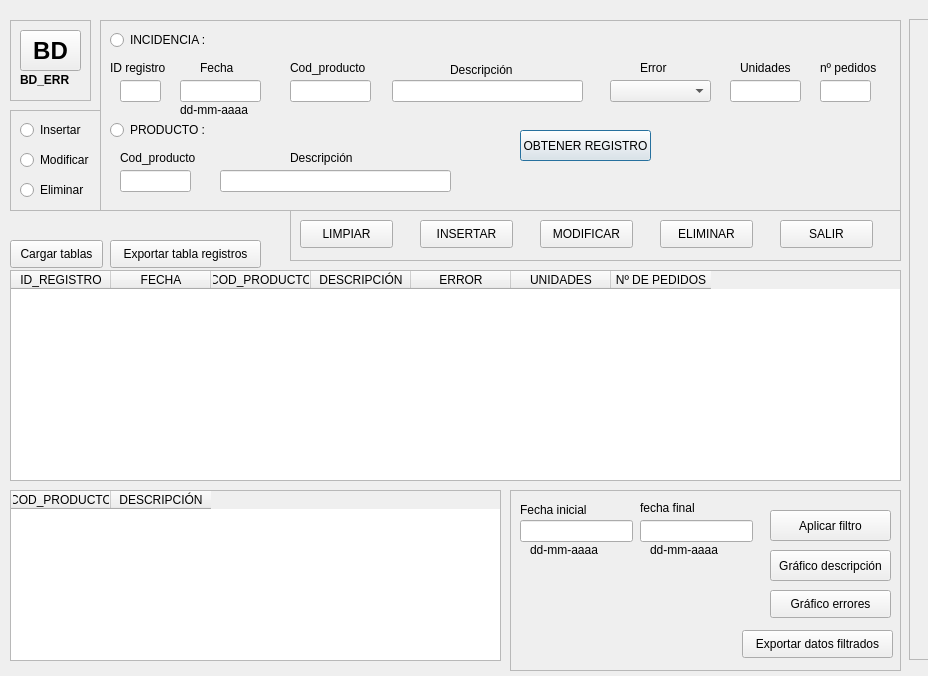
<?xml version="1.0" encoding="UTF-8"?>
<ui version="4.0">
 <class>DIALOG</class>
 <widget class="QDialog" name="DIALOG">
  <property name="geometry">
   <rect>
    <x>0</x>
    <y>0</y>
    <width>928</width>
    <height>676</height>
   </rect>
  </property>
  <property name="windowTitle">
   <string>CONTROL DE INCIDENCIAS</string>
  </property>
  <property name="sizeGripEnabled">
   <bool>false</bool>
  </property>
  <widget class="QFrame" name="frame">
   <property name="geometry">
    <rect>
     <x>10</x>
     <y>110</y>
     <width>91</width>
     <height>101</height>
    </rect>
   </property>
   <property name="frameShape">
    <enum>QFrame::StyledPanel</enum>
   </property>
   <property name="frameShadow">
    <enum>QFrame::Sunken</enum>
   </property>
   <property name="lineWidth">
    <number>10</number>
   </property>
   <widget class="QRadioButton" name="radioButton_insertar">
    <property name="geometry">
     <rect>
      <x>10</x>
      <y>10</y>
      <width>95</width>
      <height>20</height>
     </rect>
    </property>
    <property name="text">
     <string>Insertar </string>
    </property>
   </widget>
   <widget class="QRadioButton" name="radioButton_modificar">
    <property name="geometry">
     <rect>
      <x>10</x>
      <y>40</y>
      <width>95</width>
      <height>20</height>
     </rect>
    </property>
    <property name="text">
     <string>Modificar</string>
    </property>
   </widget>
   <widget class="QRadioButton" name="radioButton_eliminar">
    <property name="geometry">
     <rect>
      <x>10</x>
      <y>70</y>
      <width>95</width>
      <height>20</height>
     </rect>
    </property>
    <property name="text">
     <string>Eliminar</string>
    </property>
   </widget>
  </widget>
  <widget class="QFrame" name="frame_2">
   <property name="geometry">
    <rect>
     <x>100</x>
     <y>20</y>
     <width>801</width>
     <height>191</height>
    </rect>
   </property>
   <property name="frameShape">
    <enum>QFrame::StyledPanel</enum>
   </property>
   <property name="frameShadow">
    <enum>QFrame::Sunken</enum>
   </property>
   <property name="lineWidth">
    <number>10</number>
   </property>
   <widget class="QLineEdit" name="lineEdit_pedidos">
    <property name="geometry">
     <rect>
      <x>720</x>
      <y>60</y>
      <width>51</width>
      <height>22</height>
     </rect>
    </property>
   </widget>
   <widget class="QLabel" name="label_5">
    <property name="geometry">
     <rect>
      <x>640</x>
      <y>40</y>
      <width>55</width>
      <height>16</height>
     </rect>
    </property>
    <property name="text">
     <string>Unidades</string>
    </property>
   </widget>
   <widget class="QLineEdit" name="lineEdit_descripcion">
    <property name="geometry">
     <rect>
      <x>292</x>
      <y>60</y>
      <width>191</width>
      <height>22</height>
     </rect>
    </property>
   </widget>
   <widget class="QLabel" name="label_2">
    <property name="geometry">
     <rect>
      <x>190</x>
      <y>40</y>
      <width>91</width>
      <height>16</height>
     </rect>
    </property>
    <property name="text">
     <string>Cod_producto</string>
    </property>
   </widget>
   <widget class="QLabel" name="label_3">
    <property name="geometry">
     <rect>
      <x>350</x>
      <y>40</y>
      <width>71</width>
      <height>20</height>
     </rect>
    </property>
    <property name="text">
     <string>Descripción</string>
    </property>
   </widget>
   <widget class="QLineEdit" name="lineEdit_fecha">
    <property name="geometry">
     <rect>
      <x>80</x>
      <y>60</y>
      <width>81</width>
      <height>22</height>
     </rect>
    </property>
   </widget>
   <widget class="QComboBox" name="comboBox_error">
    <property name="geometry">
     <rect>
      <x>510</x>
      <y>60</y>
      <width>101</width>
      <height>22</height>
     </rect>
    </property>
   </widget>
   <widget class="QLabel" name="label_6">
    <property name="geometry">
     <rect>
      <x>720</x>
      <y>40</y>
      <width>71</width>
      <height>16</height>
     </rect>
    </property>
    <property name="text">
     <string>nº pedidos</string>
    </property>
   </widget>
   <widget class="QLabel" name="label">
    <property name="geometry">
     <rect>
      <x>100</x>
      <y>40</y>
      <width>55</width>
      <height>16</height>
     </rect>
    </property>
    <property name="text">
     <string>Fecha</string>
    </property>
   </widget>
   <widget class="QLabel" name="label_4">
    <property name="geometry">
     <rect>
      <x>540</x>
      <y>40</y>
      <width>55</width>
      <height>16</height>
     </rect>
    </property>
    <property name="text">
     <string>Error</string>
    </property>
   </widget>
   <widget class="QLineEdit" name="lineEdit_unidades">
    <property name="geometry">
     <rect>
      <x>630</x>
      <y>60</y>
      <width>71</width>
      <height>22</height>
     </rect>
    </property>
   </widget>
   <widget class="QRadioButton" name="radioButton_incidencia">
    <property name="geometry">
     <rect>
      <x>10</x>
      <y>10</y>
      <width>111</width>
      <height>20</height>
     </rect>
    </property>
    <property name="text">
     <string>INCIDENCIA :</string>
    </property>
   </widget>
   <widget class="QLineEdit" name="lineEdit_codproducto">
    <property name="geometry">
     <rect>
      <x>190</x>
      <y>60</y>
      <width>81</width>
      <height>22</height>
     </rect>
    </property>
   </widget>
   <widget class="QLabel" name="label_9">
    <property name="geometry">
     <rect>
      <x>10</x>
      <y>40</y>
      <width>71</width>
      <height>16</height>
     </rect>
    </property>
    <property name="text">
     <string>ID registro</string>
    </property>
   </widget>
   <widget class="QLineEdit" name="lineEdit_indice">
    <property name="geometry">
     <rect>
      <x>20</x>
      <y>60</y>
      <width>41</width>
      <height>22</height>
     </rect>
    </property>
   </widget>
   <widget class="QLabel" name="label_8">
    <property name="geometry">
     <rect>
      <x>190</x>
      <y>130</y>
      <width>81</width>
      <height>16</height>
     </rect>
    </property>
    <property name="text">
     <string>Descripción</string>
    </property>
   </widget>
   <widget class="QLabel" name="label_7">
    <property name="geometry">
     <rect>
      <x>20</x>
      <y>130</y>
      <width>91</width>
      <height>16</height>
     </rect>
    </property>
    <property name="text">
     <string>Cod_producto</string>
    </property>
   </widget>
   <widget class="QLineEdit" name="lineEdit_DESCRIPCION">
    <property name="geometry">
     <rect>
      <x>120</x>
      <y>150</y>
      <width>231</width>
      <height>22</height>
     </rect>
    </property>
   </widget>
   <widget class="QRadioButton" name="radioButton_producto">
    <property name="geometry">
     <rect>
      <x>10</x>
      <y>100</y>
      <width>101</width>
      <height>20</height>
     </rect>
    </property>
    <property name="text">
     <string>PRODUCTO :</string>
    </property>
   </widget>
   <widget class="QLineEdit" name="lineEdit_PRODUCTO">
    <property name="geometry">
     <rect>
      <x>20</x>
      <y>150</y>
      <width>71</width>
      <height>22</height>
     </rect>
    </property>
   </widget>
   <widget class="QPushButton" name="pushButton_obtener">
    <property name="geometry">
     <rect>
      <x>420</x>
      <y>110</y>
      <width>131</width>
      <height>31</height>
     </rect>
    </property>
    <property name="text">
     <string>OBTENER REGISTRO</string>
    </property>
   </widget>
   <widget class="QLabel" name="label_14">
    <property name="geometry">
     <rect>
      <x>80</x>
      <y>80</y>
      <width>81</width>
      <height>20</height>
     </rect>
    </property>
    <property name="text">
     <string>dd-mm-aaaa</string>
    </property>
   </widget>
  </widget>
  <widget class="QFrame" name="frame_4">
   <property name="geometry">
    <rect>
     <x>290</x>
     <y>210</y>
     <width>611</width>
     <height>51</height>
    </rect>
   </property>
   <property name="frameShape">
    <enum>QFrame::StyledPanel</enum>
   </property>
   <property name="frameShadow">
    <enum>QFrame::Sunken</enum>
   </property>
   <property name="lineWidth">
    <number>12</number>
   </property>
   <widget class="QPushButton" name="pushButton_limpiar">
    <property name="geometry">
     <rect>
      <x>10</x>
      <y>10</y>
      <width>93</width>
      <height>28</height>
     </rect>
    </property>
    <property name="text">
     <string>LIMPIAR</string>
    </property>
   </widget>
   <widget class="QPushButton" name="pushButton_ejecutar">
    <property name="geometry">
     <rect>
      <x>130</x>
      <y>10</y>
      <width>93</width>
      <height>28</height>
     </rect>
    </property>
    <property name="text">
     <string>INSERTAR</string>
    </property>
   </widget>
   <widget class="QPushButton" name="pushButton_salir">
    <property name="geometry">
     <rect>
      <x>490</x>
      <y>10</y>
      <width>93</width>
      <height>28</height>
     </rect>
    </property>
    <property name="text">
     <string>SALIR</string>
    </property>
   </widget>
   <widget class="QPushButton" name="pushButton_modif">
    <property name="geometry">
     <rect>
      <x>250</x>
      <y>10</y>
      <width>93</width>
      <height>28</height>
     </rect>
    </property>
    <property name="text">
     <string>MODIFICAR</string>
    </property>
   </widget>
   <widget class="QPushButton" name="pushButton_elim">
    <property name="geometry">
     <rect>
      <x>370</x>
      <y>10</y>
      <width>93</width>
      <height>28</height>
     </rect>
    </property>
    <property name="text">
     <string>ELIMINAR</string>
    </property>
   </widget>
  </widget>
  <widget class="QTableWidget" name="tableWidget_errores">
   <property name="geometry">
    <rect>
     <x>10</x>
     <y>270</y>
     <width>891</width>
     <height>211</height>
    </rect>
   </property>
   <column>
    <property name="text">
     <string>ID_REGISTRO</string>
    </property>
   </column>
   <column>
    <property name="text">
     <string>FECHA</string>
    </property>
   </column>
   <column>
    <property name="text">
     <string>COD_PRODUCTO</string>
    </property>
   </column>
   <column>
    <property name="text">
     <string>DESCRIPCIÓN</string>
    </property>
   </column>
   <column>
    <property name="text">
     <string>ERROR</string>
    </property>
   </column>
   <column>
    <property name="text">
     <string>UNIDADES</string>
    </property>
   </column>
   <column>
    <property name="text">
     <string>Nº DE PEDIDOS</string>
    </property>
   </column>
  </widget>
  <widget class="QTableWidget" name="tableWidget_producto">
   <property name="geometry">
    <rect>
     <x>10</x>
     <y>490</y>
     <width>491</width>
     <height>171</height>
    </rect>
   </property>
   <column>
    <property name="text">
     <string>COD_PRODUCTO</string>
    </property>
   </column>
   <column>
    <property name="text">
     <string>DESCRIPCIÓN</string>
    </property>
   </column>
  </widget>
  <widget class="QFrame" name="frame_5">
   <property name="geometry">
    <rect>
     <x>510</x>
     <y>490</y>
     <width>391</width>
     <height>181</height>
    </rect>
   </property>
   <property name="frameShape">
    <enum>QFrame::StyledPanel</enum>
   </property>
   <property name="frameShadow">
    <enum>QFrame::Sunken</enum>
   </property>
   <property name="lineWidth">
    <number>10</number>
   </property>
   <widget class="QPushButton" name="pushButton_filtro">
    <property name="geometry">
     <rect>
      <x>260</x>
      <y>20</y>
      <width>121</width>
      <height>31</height>
     </rect>
    </property>
    <property name="text">
     <string>Aplicar filtro</string>
    </property>
   </widget>
   <widget class="QLineEdit" name="lineEdit_fechafin">
    <property name="geometry">
     <rect>
      <x>130</x>
      <y>30</y>
      <width>113</width>
      <height>22</height>
     </rect>
    </property>
   </widget>
   <widget class="QLabel" name="label_10">
    <property name="geometry">
     <rect>
      <x>10</x>
      <y>10</y>
      <width>71</width>
      <height>20</height>
     </rect>
    </property>
    <property name="text">
     <string>Fecha inicial</string>
    </property>
   </widget>
   <widget class="QLineEdit" name="lineEdit_fechaini">
    <property name="geometry">
     <rect>
      <x>10</x>
      <y>30</y>
      <width>113</width>
      <height>22</height>
     </rect>
    </property>
   </widget>
   <widget class="QLabel" name="label_11">
    <property name="geometry">
     <rect>
      <x>130</x>
      <y>10</y>
      <width>61</width>
      <height>16</height>
     </rect>
    </property>
    <property name="text">
     <string>fecha final</string>
    </property>
   </widget>
   <widget class="QPushButton" name="pushButton_graf_inc">
    <property name="geometry">
     <rect>
      <x>260</x>
      <y>60</y>
      <width>121</width>
      <height>31</height>
     </rect>
    </property>
    <property name="text">
     <string>Gráfico descripción</string>
    </property>
   </widget>
   <widget class="QPushButton" name="pushButton_graf_err">
    <property name="geometry">
     <rect>
      <x>260</x>
      <y>100</y>
      <width>121</width>
      <height>28</height>
     </rect>
    </property>
    <property name="text">
     <string>Gráfico errores</string>
    </property>
   </widget>
   <widget class="QLabel" name="label_12">
    <property name="geometry">
     <rect>
      <x>20</x>
      <y>50</y>
      <width>91</width>
      <height>20</height>
     </rect>
    </property>
    <property name="text">
     <string>dd-mm-aaaa</string>
    </property>
   </widget>
   <widget class="QLabel" name="label_13">
    <property name="geometry">
     <rect>
      <x>140</x>
      <y>50</y>
      <width>91</width>
      <height>20</height>
     </rect>
    </property>
    <property name="text">
     <string>dd-mm-aaaa</string>
    </property>
   </widget>
   <widget class="QPushButton" name="pushButton_exp_datfilt">
    <property name="geometry">
     <rect>
      <x>232</x>
      <y>140</y>
      <width>151</width>
      <height>28</height>
     </rect>
    </property>
    <property name="text">
     <string>Exportar datos filtrados</string>
    </property>
   </widget>
  </widget>
  <widget class="QPushButton" name="pushButton_cargarTab">
   <property name="geometry">
    <rect>
     <x>10</x>
     <y>240</y>
     <width>93</width>
     <height>28</height>
    </rect>
   </property>
   <property name="text">
    <string>Cargar tablas</string>
   </property>
  </widget>
  <widget class="QFrame" name="frame_3">
   <property name="geometry">
    <rect>
     <x>909</x>
     <y>19</y>
     <width>371</width>
     <height>641</height>
    </rect>
   </property>
   <property name="frameShape">
    <enum>QFrame::StyledPanel</enum>
   </property>
   <property name="frameShadow">
    <enum>QFrame::Raised</enum>
   </property>
  </widget>
  <widget class="QPushButton" name="pushButton_exp_reg">
   <property name="geometry">
    <rect>
     <x>110</x>
     <y>240</y>
     <width>151</width>
     <height>28</height>
    </rect>
   </property>
   <property name="text">
    <string>Exportar tabla registros</string>
   </property>
  </widget>
  <widget class="QFrame" name="frame_6">
   <property name="geometry">
    <rect>
     <x>10</x>
     <y>20</y>
     <width>81</width>
     <height>81</height>
    </rect>
   </property>
   <property name="frameShape">
    <enum>QFrame::StyledPanel</enum>
   </property>
   <property name="frameShadow">
    <enum>QFrame::Sunken</enum>
   </property>
   <property name="lineWidth">
    <number>10</number>
   </property>
   <widget class="QPushButton" name="pushButton_BD">
    <property name="geometry">
     <rect>
      <x>10</x>
      <y>10</y>
      <width>61</width>
      <height>41</height>
     </rect>
    </property>
    <property name="font">
     <font>
      <pointsize>18</pointsize>
      <weight>75</weight>
      <bold>true</bold>
     </font>
    </property>
    <property name="text">
     <string>BD</string>
    </property>
   </widget>
   <widget class="QLabel" name="label_15">
    <property name="geometry">
     <rect>
      <x>10</x>
      <y>50</y>
      <width>61</width>
      <height>20</height>
     </rect>
    </property>
    <property name="font">
     <font>
      <pointsize>9</pointsize>
      <weight>75</weight>
      <bold>true</bold>
     </font>
    </property>
    <property name="text">
     <string>BD_ERR</string>
    </property>
   </widget>
  </widget>
 </widget>
 <tabstops>
  <tabstop>pushButton_BD</tabstop>
  <tabstop>radioButton_insertar</tabstop>
  <tabstop>radioButton_incidencia</tabstop>
  <tabstop>lineEdit_indice</tabstop>
  <tabstop>lineEdit_fecha</tabstop>
  <tabstop>lineEdit_codproducto</tabstop>
  <tabstop>lineEdit_descripcion</tabstop>
  <tabstop>comboBox_error</tabstop>
  <tabstop>lineEdit_unidades</tabstop>
  <tabstop>lineEdit_pedidos</tabstop>
  <tabstop>pushButton_ejecutar</tabstop>
  <tabstop>pushButton_cargarTab</tabstop>
  <tabstop>tableWidget_errores</tabstop>
  <tabstop>tableWidget_producto</tabstop>
  <tabstop>lineEdit_fechaini</tabstop>
  <tabstop>lineEdit_fechafin</tabstop>
  <tabstop>pushButton_filtro</tabstop>
  <tabstop>pushButton_graf_inc</tabstop>
  <tabstop>pushButton_graf_err</tabstop>
  <tabstop>radioButton_producto</tabstop>
  <tabstop>lineEdit_PRODUCTO</tabstop>
  <tabstop>lineEdit_DESCRIPCION</tabstop>
  <tabstop>pushButton_exp_reg</tabstop>
  <tabstop>radioButton_modificar</tabstop>
  <tabstop>radioButton_eliminar</tabstop>
  <tabstop>pushButton_obtener</tabstop>
  <tabstop>pushButton_limpiar</tabstop>
  <tabstop>pushButton_modif</tabstop>
  <tabstop>pushButton_elim</tabstop>
  <tabstop>pushButton_salir</tabstop>
 </tabstops>
 <resources/>
 <connections/>
</ui>
